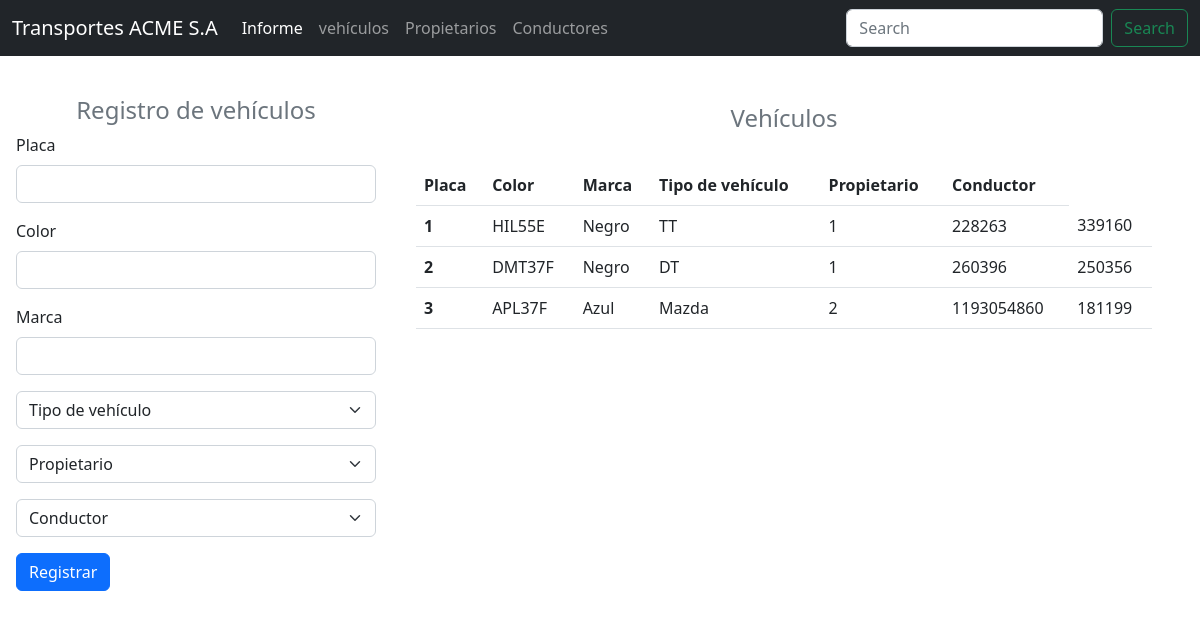
Page /views/vehiculos_index.php on the committed database.
### tables this page shows
CREATE TABLE `vehiculos` (
  `id` int(11) NOT NULL,
  `placa` text NOT NULL,
  `color` text NOT NULL,
  `marca` text NOT NULL,
  `tipo` int(11) NOT NULL,
  `cc_propietario` int(11) NOT NULL,
  `cc_conductor` int(11) NOT NULL
);

### views/vehiculos_index.php (the view, shortened to what this page needs)
<?php
    include "header/header.php";
?>
<body>
    <br>
    <div class="container-fluid row">
        <form class="col-4 p-3" method="POST">
            <h4 class="text-center text-secondary">Registro de vehículos </h4>
            <?php
                include "../models/conexion.php";
            ?>
            <div class="mb-3">
                <label class="form-label">Placa</label>
                <input type="text" class="form-control" name="placa">
            </div>
            <div class="mb-3">
                <label class="form-label">Color</label>
                <input type="text" class="form-control" name="color">
            </div>
            <div class="mb-3">
                <label class="form-label">Marca</label>
                <input type="text" class="form-control" name="marca">
            </div>
            <div class="mb-3">
                <select class="form-select" aria-label="Default select example" name="tipo">
                    <option selected>Tipo de vehículo</option>
                </select>
            </div>
            <div class="mb-3">
                <select class="form-select" aria-label="Default select example" name="cc_propietario">
                    <option selected>Propietario</option>
                </select>
            </div>
            <div class="mb-3">
                <select class="form-select" aria-label="Default select example" name="cc_conductor">
                    <option selected>Conductor</option>
                </select>
            </div>
            <button type="submit" class="btn btn-primary" name="btnregistrar" value="ok">Registrar</button>
        </form>
        <div class="col-8 p-4">
            <table class="table table-hover">
            <h4 class="text-center text-secondary">Vehículos</h4>
            <br>
                <thead>
                    <tr>
                        <th scope="col">Placa</th>
                        <th scope="col">Color</th>
                        <th scope="col">Marca</th>
                        <th scope="col">Tipo de vehículo</th>
                        <th scope="col">Propietario</th>
                        <th scope="col">Conductor</th>
                    </tr>
                </thead>
                <tbody>
                    <?php
                        $sql = $conexion->query(" select * from vehiculos ");
                        while($datos=$sql->fetch_object()){
                    ?>
                        <tr>
                            <th scope="row"> <?= $datos->id ?> </th>
                            <td> <?= $datos->placa ?> </td>
                            <td> <?= $datos->color ?> </td>
                            <td> <?= $datos->marca ?> </td>
                            <td> <?= $datos->tipo ?> </td>
                            <td> <?= $datos->cc_propietario ?> </td>
                            <td> <?= $datos->cc_conductor ?> </td>
                        </tr>
                    <?php
                        }
                    ?>
                </tbody>
            </table>
        </div>
    </div>
</body>
</html>

### rows in the picture
vehiculos: id "1", placa "HIL55E", color "Negro", marca "TT", tipo "1", cc_propietario "228263", cc_conductor "339160"
vehiculos: id "2", placa "DMT37F", color "Negro", marca "DT", tipo "1", cc_propietario "260396", cc_conductor "250356"
vehiculos: id "3", placa "APL37F", color "Azul", marca "Mazda", tipo "2", cc_propietario "1193054860", cc_conductor "181199"
